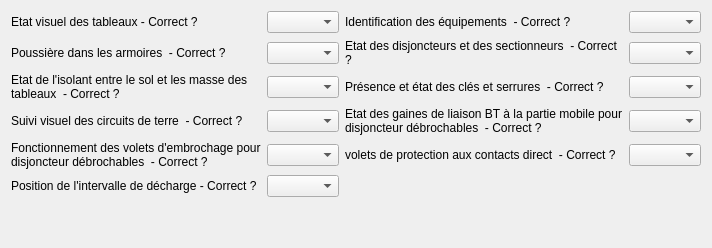
         <widget class="QWidget" name="traction_tab">
          <layout class="QGridLayout" name="gridLayout_24">
           <item row="0" column="0">
            <widget class="QLabel" name="label_79">
             <property name="text">
              <string>Etat visuel des tableaux - Correct ?</string>
             </property>
             <property name="wordWrap">
              <bool>true</bool>
             </property>
            </widget>
           </item>
           <item row="0" column="1">
            <widget class="QComboBox" name="comboBox_etatvisueltab"/>
           </item>
           <item row="2" column="0">
            <widget class="QLabel" name="label_81">
             <property name="text">
              <string>Poussière dans les armoires  - Correct ?</string>
             </property>
             <property name="wordWrap">
              <bool>true</bool>
             </property>
            </widget>
           </item>
           <item row="2" column="1">
            <widget class="QComboBox" name="comboBox_poussiere"/>
           </item>
           <item row="4" column="0">
            <widget class="QLabel" name="label_83">
             <property name="text">
              <string>Etat de l'isolant entre le sol et les masse des tableaux  - Correct ?</string>
             </property>
             <property name="wordWrap">
              <bool>true</bool>
             </property>
            </widget>
           </item>
           <item row="4" column="1">
            <widget class="QComboBox" name="comboBox_etatisolants"/>
           </item>
           <item row="6" column="0">
            <widget class="QLabel" name="label_85">
             <property name="text">
              <string>Suivi visuel des circuits de terre  - Correct ?</string>
             </property>
             <property name="wordWrap">
              <bool>true</bool>
             </property>
            </widget>
           </item>
           <item row="6" column="1">
            <widget class="QComboBox" name="comboBox_suivivisuterre"/>
           </item>
           <item row="8" column="0">
            <widget class="QLabel" name="label_87">
             <property name="text">
              <string>Fonctionnement des volets d'embrochage pour disjoncteur débrochables  - Correct ?</string>
             </property>
             <property name="wordWrap">
              <bool>true</bool>
             </property>
            </widget>
           </item>
           <item row="8" column="1">
            <widget class="QComboBox" name="comboBox_fonctvoletembroch"/>
           </item>
           <item row="10" column="0">
            <widget class="QLabel" name="label_89">
             <property name="text">
              <string>Position de l'intervalle de décharge - Correct ?</string>
             </property>
             <property name="wordWrap">
              <bool>true</bool>
             </property>
            </widget>
           </item>
           <item row="10" column="1">
            <widget class="QComboBox" name="comboBox_positionintervdech"/>
           </item>
           <item row="2" column="2">
            <widget class="QLabel" name="label_82">
             <property name="text">
              <string>Etat des disjoncteurs et des sectionneurs  - Correct ?</string>
             </property>
             <property name="wordWrap">
              <bool>true</bool>
             </property>
            </widget>
           </item>
           <item row="0" column="2">
            <widget class="QLabel" name="label_80">
             <property name="text">
              <string>Identification des équipements  - Correct ?</string>
             </property>
             <property name="wordWrap">
              <bool>true</bool>
             </property>
            </widget>
           </item>
           <item row="6" column="3">
            <widget class="QComboBox" name="comboBox_etatgainebt"/>
           </item>
           <item row="4" column="3">
            <widget class="QComboBox" name="comboBox_presencecle"/>
           </item>
           <item row="8" column="3">
            <widget class="QComboBox" name="comboBox_voletproteccontact"/>
           </item>
           <item row="8" column="2">
            <widget class="QLabel" name="label_88">
             <property name="text">
              <string>volets de protection aux contacts direct  - Correct ?</string>
             </property>
             <property name="wordWrap">
              <bool>true</bool>
             </property>
            </widget>
           </item>
           <item row="2" column="3">
            <widget class="QComboBox" name="comboBox_etatdisjonct"/>
           </item>
           <item row="0" column="3">
            <widget class="QComboBox" name="comboBox_equipeid"/>
           </item>
           <item row="4" column="2">
            <widget class="QLabel" name="label_84">
             <property name="text">
              <string>Présence et état des clés et serrures  - Correct ?</string>
             </property>
             <property name="wordWrap">
              <bool>true</bool>
             </property>
            </widget>
           </item>
           <item row="6" column="2">
            <widget class="QLabel" name="label_86">
             <property name="text">
              <string>Etat des gaines de liaison BT à la partie mobile pour disjoncteur débrochables  - Correct ?</string>
             </property>
             <property name="wordWrap">
              <bool>true</bool>
             </property>
            </widget>
           </item>
           <item row="11" column="1">
            <spacer name="verticalSpacer_15">
             <property name="orientation">
              <enum>Qt::Vertical</enum>
             </property>
             <property name="sizeHint" stdset="0">
              <size>
               <width>20</width>
               <height>40</height>
              </size>
             </property>
            </spacer>
           </item>
          </layout>
         </widget>
